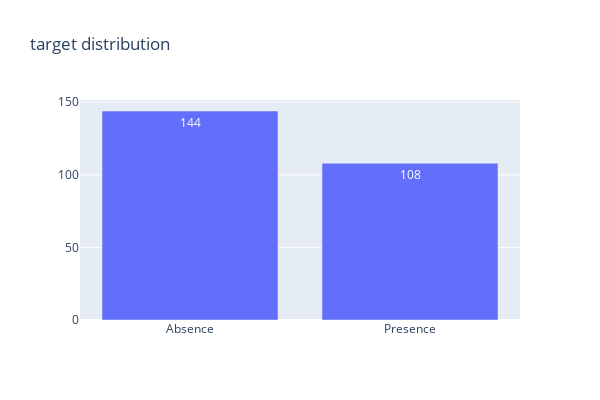

Here is the notebook cell this chart was saved with:
### Code cell
trace = pg.Bar(x=d.index,
               y= d.values,
               text = d.values,
               textposition = 'inside',
               name = 'target')
d1= [trace]
layout = pg.Layout(
    autosize=False,
    width=600,
    height=400,title = "target distribution"
)

fig = pg.Figure(data=d1, layout=layout)
iplot(fig)

### Figure 1 — Plotly figure (JSON) as saved in the notebook; plotly's stock layout.template omitted (floating-point values rounded to 4 significant figures)
{"data": [{"name": "target", "text": [144, 108], "textposition": "inside", "type": "bar", "x": ["Absence", "Presence"], "y": [144, 108]}], "layout": {"autosize": false, "height": 400, "title": {"text": "target distribution"}, "width": 600}}
